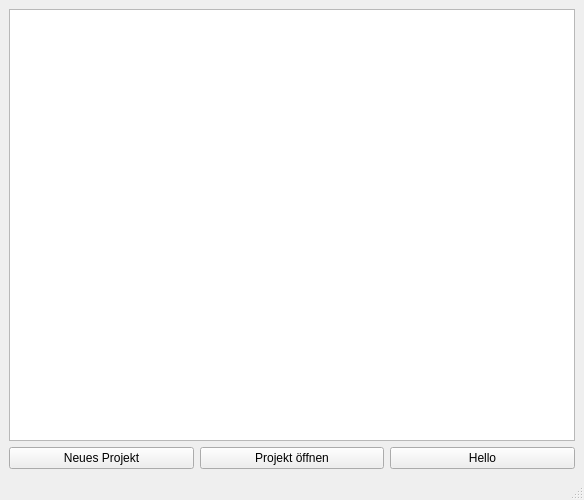
<?xml version="1.0" encoding="UTF-8"?>
<ui version="4.0">
 <class>AudioRecordingManagerWindow</class>
 <widget class="QMainWindow" name="AudioRecordingManagerWindow">
  <property name="geometry">
   <rect>
    <x>0</x>
    <y>0</y>
    <width>584</width>
    <height>500</height>
   </rect>
  </property>
  <property name="windowTitle">
   <string>Audio Recording Manager</string>
  </property>
  <widget class="QWidget" name="centralwidget">
   <layout class="QGridLayout" name="gridLayout">
    <item row="0" column="0">
     <layout class="QVBoxLayout" name="verticalLayout_2">
      <item>
       <widget class="QTableView" name="projectsTableView"/>
      </item>
      <item>
       <layout class="QHBoxLayout" name="horizontalLayout">
        <item>
         <widget class="QPushButton" name="newProjectButton">
          <property name="text">
           <string>Neues Projekt</string>
          </property>
         </widget>
        </item>
        <item>
         <widget class="QPushButton" name="openButton">
          <property name="text">
           <string>Projekt öffnen</string>
          </property>
         </widget>
        </item>
        <item>
         <widget class="QPushButton" name="helloButton">
          <property name="text">
           <string>Hello</string>
          </property>
         </widget>
        </item>
       </layout>
      </item>
     </layout>
    </item>
   </layout>
  </widget>
  <widget class="QMenuBar" name="menubar">
   <property name="geometry">
    <rect>
     <x>0</x>
     <y>0</y>
     <width>584</width>
     <height>25</height>
    </rect>
   </property>
  </widget>
  <widget class="QStatusBar" name="statusbar"/>
 </widget>
 <resources/>
 <connections/>
</ui>
